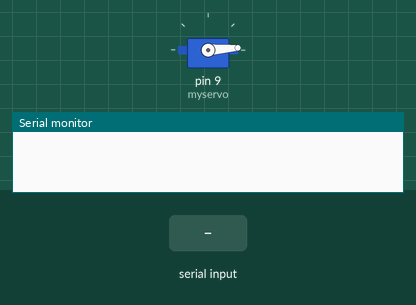
Bench run of a sketch on a simulated Arduino Uno, built with avr-gcc and run on an emulated ATmega328P. On the bench: servo, the last lines printed to the serial monitor. The test bench sets the inputs (shaded band).

Above: at 1.2 s.
1.3 s: "2\n" received over Serial
At 1.45 s:
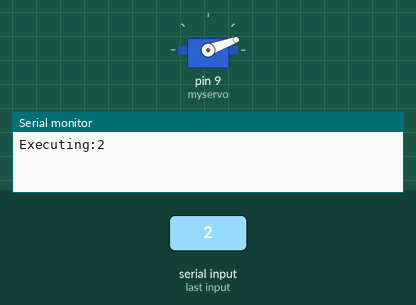
3.0 s: "4\n" received over Serial
At 3.7 s:
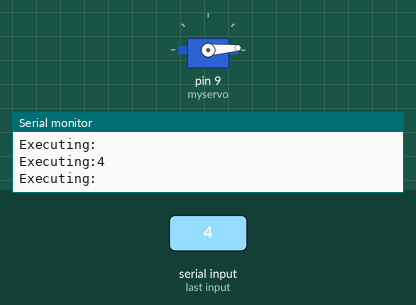
4.6 s: "6\n" received over Serial
At 5.0 s:
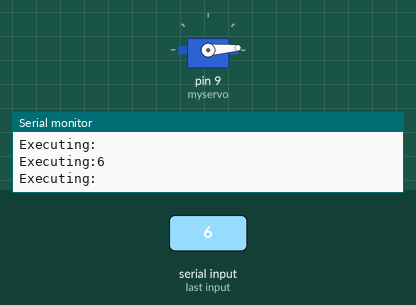
6.2 s: "8\n" received over Serial
At 7.4 s:
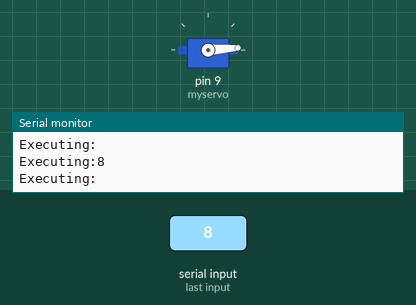
7.8 s: "0\n" received over Serial
At 8.7 s:
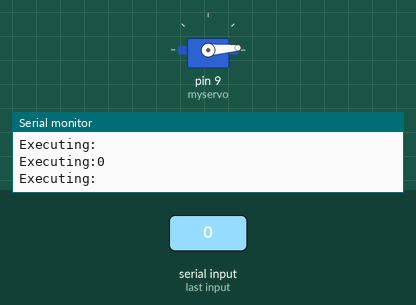
Timing chart, 0 to 10.4 s (numbered marks = the images above; inputs shaded):
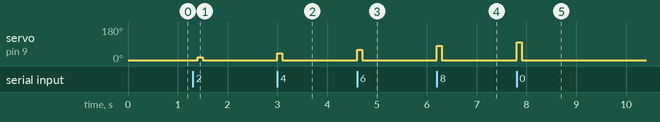

Measured:
- after the input at 1.3 s, servo on pin 9 (myservo): 4° → 20° after 0.10 s, → 4° 0.10 s later
- after the input at 3.0 s, servo on pin 9 (myservo): 4° → 40° at once, → 4° 0.10 s later
- after the input at 4.6 s, servo on pin 9 (myservo): 4° → 60° at once, → 4° 0.10 s later
- after the input at 6.2 s, servo on pin 9 (myservo): 4° → 80° at once, → 4° 0.10 s later
- after the input at 7.8 s, servo on pin 9 (myservo): 4° → 100° at once, → 4° 0.10 s later

The sketch:

servo_playground.ino
```cpp
/*******************************************************************************
 * This is a sample servo controller.  It has two commands:  M and D.
 * 1-9,0 moves the servo into input *10 degrees (ie, 2 moves it to 20 degrees)
 * d and D delays for one second
 * S sweeps the servo forwards (0 to 100)
 * s sweeps the servo backwards (100 to 0)
 *******************************************************************************/

#include <SoftwareSerial.h>
#include <Servo.h>

Servo myservo;  // create servo object to control a servo

int pos = 0;    // variable to store the servo position

void setup()
{
  myservo.attach(9);         // attaches the servo on pin 9 to the servo object
  int stepPin = 13;          // setup the stepper pin
  pinMode(stepPin, OUTPUT);
  digitalWrite(stepPin, LOW);
  Serial.begin(9600);        // opens serial port, sets data rate to 9600 bps
  myservo.write(4);          // starting in bottom position
}


void loop()
{
  int stepPin = 13;

  char pos;
  pos = getChar();
  if (pos != '\0'){
    positionServo(pos);
    //beep(stepPin);
  }
  delay(100);
}

/*----------------------------------------------------------------------------*/
void beep (int stepPin)
{
  digitalWrite(stepPin, HIGH);
  delay(10);
  digitalWrite(stepPin, LOW);
}

/*----------------------------------------------------------------------------*/
void positionServo( char command ){
  Serial.write("Executing:");
  Serial.write(command);
  Serial.write('\n');
  switch (command) {
  case '1':
    //do something when var equals 1
    myservo.write(10);
    break;
  case '2':
    //do something when var equals 2
    myservo.write(20);
    break;
  case '3':
    //do something when var equals 1
    myservo.write(30);
    break;
  case '4':
    //do something when var equals 2
    myservo.write(40);
    break;
  case '5':
    //do something when var equals 2
    myservo.write(50);
    break;
  case '6':
    //do something when var equals 2
    myservo.write(60);
    break;
  case '7':
    //do something when var equals 2
    myservo.write(70);
    break;
  case '8':
    //do something when var equals 2
    myservo.write(80);
    break;
  case '9':
    //do something when var equals 2
    myservo.write(90);
    break;
  case '0':
    //do something when var equals 2
    myservo.write(100);
    break;
  case 'D':
    //do something when var equals 2
    delay(1000);
    break;
  case 'd':
    //do something when var equals 2
    delay(1000);
    break;
  case 's':
    for (int x=4; x<100; x++){
    myservo.write(x);
    delay(10);
    }
    break;
  case 'S':
    for (int x=100; x>5; x--){
    myservo.write(x);
    delay(10);
    }
    break;
  case 'b':
    beep(13);
    break;
  default:
    myservo.write(4);
    // if nothing else matches, do the default
    // default is optional
  }
  return;
}

/*----------------------------------------------------------------------------*/
int getChar() {
  int incomingByte;   // for incoming serial data
  if (Serial.available() > 0) {
    // read the incoming byte:
    incomingByte = Serial.read();
    return incomingByte;
  }
}
```
